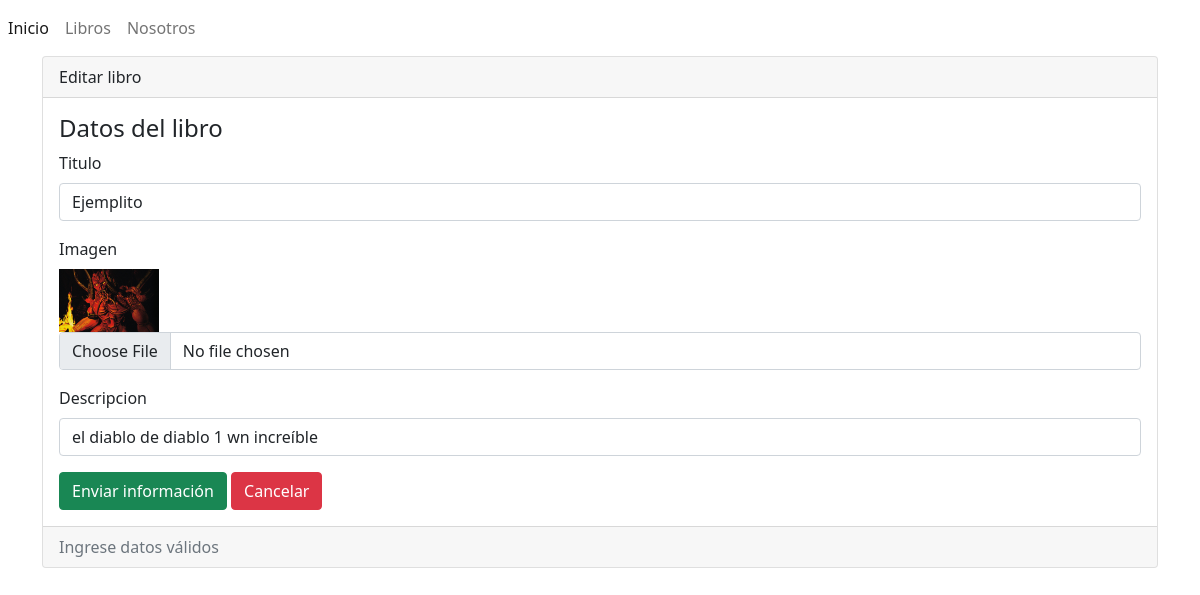
/editar/5, run on the app's committed database.
### Libreria/models.py (models this page shows, shortened)
class Libros(models.Model):
    id = models.AutoField(primary_key=True)
    titulo = models.CharField(max_length=100, verbose_name='Titulo')
    imagen = models.ImageField(upload_to='imagenes/', null = True, verbose_name='imagen')
    descripcion = models.TextField(null=True, verbose_name='descripcion')
    created = models.DateTimeField(auto_now_add=True)
    updated = models.DateTimeField(auto_now_add=True)
    class Meta:
        verbose_name = "libro"
        verbose_name_plural = "libros"

### Libreria/views.py (the view)
# urls.py: path('editar/', views.editarLibro, name="editar"),
def editarLibro(request, id):
    libro = Libros.objects.get(id = id)
    formulario = LibroForm(request.POST or None, request.FILES or None, instance = libro)
    if formulario.is_valid():
        formulario.save()
        return redirect('libros')
    return render(request, 'libros/editar.html', {'formulario': formulario})

### Libreria/forms.py
class LibroForm(forms.ModelForm):
    class Meta:
        model = Libros
        fields = '__all__'

### Libreria/templates/libros/editar.html (shortened to what this page needs)
{% extends "base.html" %}
{% block content %}
<div class="card">
    <div class="card-header">
        Editar libro
    </div>
    <div class="card-body">
        <h4 class="card-title">Datos del libro</h4>
        {% include 'libros/form.html' %}
    </div>
    <div class="card-footer text-muted">
        Ingrese datos válidos
    </div>
</div>
{% endblock %}

### Libreria/templates/libros/form.html (shortened to what this page needs)
<form action="" enctype="multipart/form-data" method="post"> {% csrf_token %}
  {% for campo in formulario %}
  <div class="mb-3">
    <label for="" class="form-label">{{campo.label}}</label>
    {% if campo.field.widget.input_type == 'file' and campo.value %}
      <br/>
      <img src="{{MEDIA_URL}}/imagenes/{{campo.value}}" width="100" alt="">
    {% endif %}
    <input type="{{campo.field.widget.input_type}}" class="form-control" name="{{campo.name}}" id="" aria-describedby="helpId" placeholder="{{campo.label}}" type="submit" value="{{campo.value | default:''}}"/>
  </div>
  {% endfor %}
  <input type="submit" class="btn btn-success" value="Enviar información"/>
  <a name="" id="" class="btn btn-danger" href="{% url 'libros' %}" role="button">Cancelar</a>
</form>

### data on the page
Libros: titulo "Ejemplito" "el diablo de diablo 1 wn increíble", value (picture)

### other printed values
{{ campo.label }} "Titulo" "Imagen" "Descripcion"
